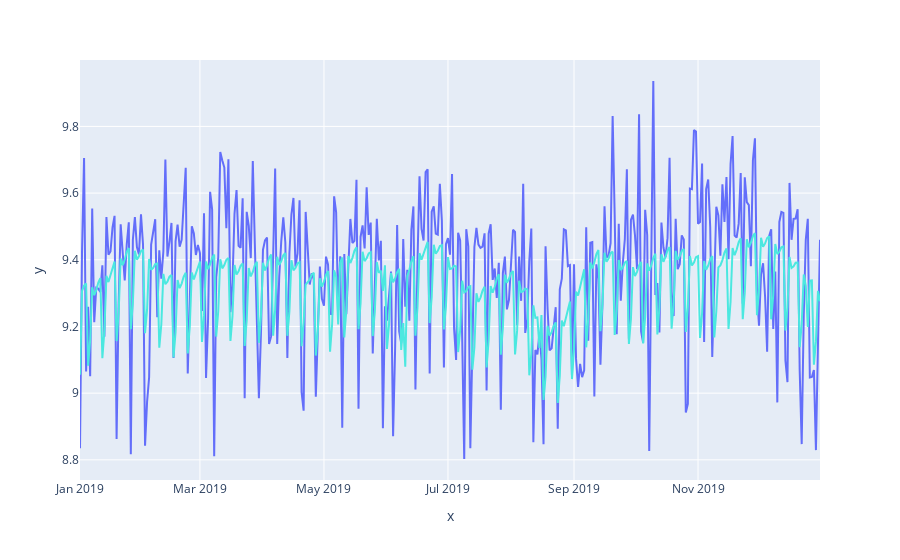

Notebook cell for this chart:
### Code cell
fig = px.line(x = data_test['JOUR'], y = data_test['NB_VALD'])
fig.add_trace(px.line(data_test_fcst, x="ds", y="yhat").data[0])
fig['data'][1]['line']['color']="#4BE8E0"
fig.show()

### Figure 1 — Plotly figure (JSON) as saved in the notebook; plotly's stock layout.template omitted (floating-point values rounded to 4 significant figures; data arrays with more than 128 entries replaced by an {"elided": "..."} marker saying what was removed)
{"data": [{"hovertemplate": "x=%{x}<br>y=%{y}<extra></extra>", "legendgroup": "", "line": {"color": "#636efa", "dash": "solid"}, "marker": {"symbol": "circle"}, "mode": "lines", "name": "", "orientation": "v", "showlegend": false, "type": "scatter", "x": {"elided": "365 str values"}, "xaxis": "x", "y": {"elided": "365 float values"}, "yaxis": "y"}, {"hovertemplate": "ds=%{x}<br>yhat=%{y}<extra></extra>", "legendgroup": "", "line": {"color": "#4BE8E0", "dash": "solid"}, "marker": {"symbol": "circle"}, "mode": "lines", "name": "", "orientation": "v", "showlegend": false, "type": "scatter", "x": {"elided": "365 str values"}, "xaxis": "x", "y": {"elided": "365 float values"}, "yaxis": "y"}], "layout": {"legend": {"tracegroupgap": 0}, "margin": {"t": 60}, "xaxis": {"anchor": "y", "domain": [0, 1], "title": {"text": "x"}}, "yaxis": {"anchor": "x", "domain": [0, 1], "title": {"text": "y"}}}}
